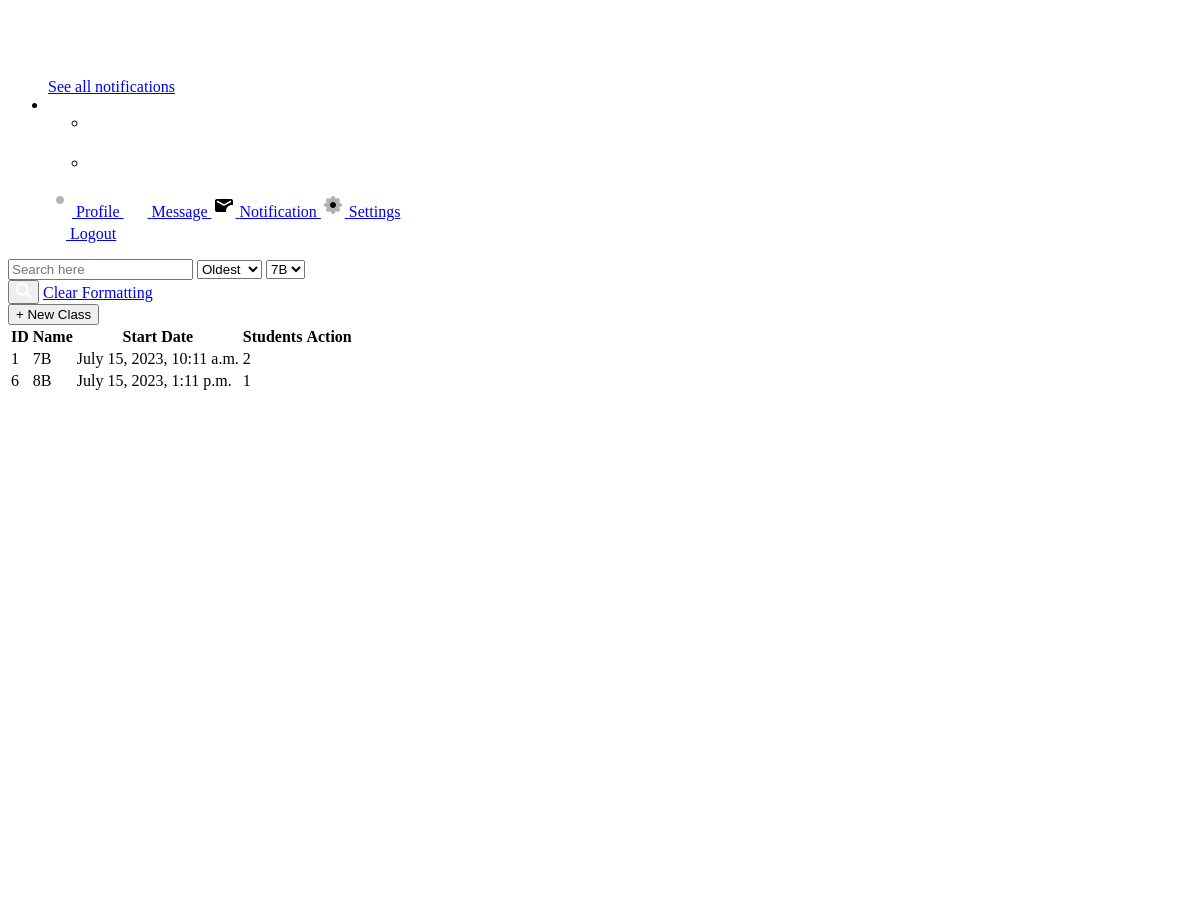
The app's page /classes/ (middle part), older data.
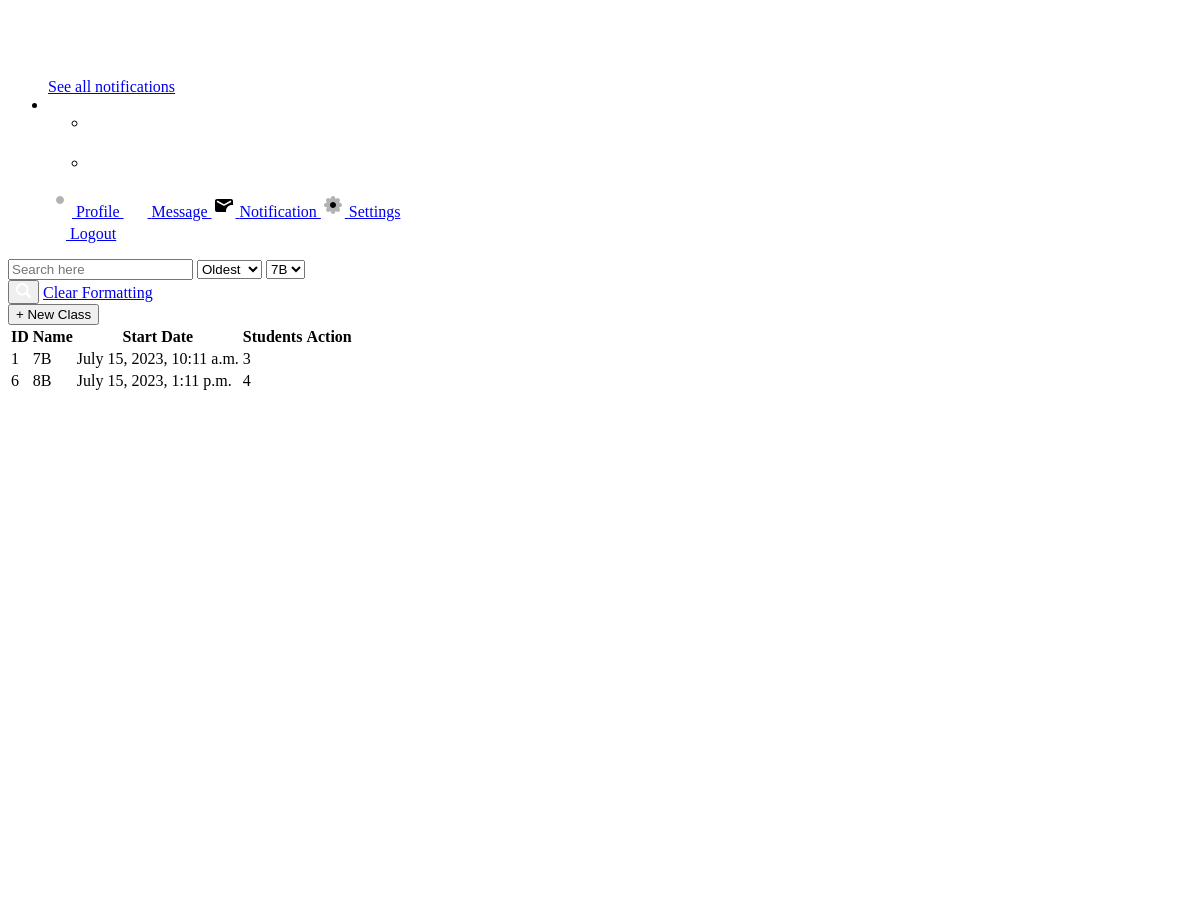
The same page, newer data.
### core/models.py (models this page shows, shortened)
class ClassName(models.Model):
    name=models.CharField(max_length=10)
    maximum_student=models.IntegerField(blank=True,null=True)
    created_at = models.DateTimeField(auto_now_add=True)
    students = models.ManyToManyField("staff.Student",related_name='student_of_class')
    lessons=models.ManyToManyField("staff.Lesson",related_name='lesson_of_class')
    teachers=models.ManyToManyField("staff.Teacher",related_name='teacher_of_class')
    class Meta:
        verbose_name_plural = ('Class')

### core/views.py (the view)
# urls.py: path('classes/',views.class_list,name='classes'),
def class_list(request):
    context={
        'classes':ClassName.objects.all(),
    }
    return render(request,'class_list.html',context)

### core/templates/class_list.html (shortened to what this page needs)
{% extends 'base_core.html' %}
{% load static %}
{% block content %}
		{% include 'partials/navheader-preloader.html' %}
		{% include 'partials/header.html' %}
        <div class="content-body">
			<div class="container-fluid">
				<div class="row">
					<div class="col-xl-12">
						<div class="row">
							<div class="col-xl-12">
								<div class="page-title flex-wrap">
									<form  method="get">
										<div class="input-group  ">
											<input type="text" class="form-control" name="search_query" value="{{ search_query|default:'' }}" placeholder='Search here'>
											<select name="filter_option" class="btn" aria-label="Default">
												<option value="oldest" {% if filter_option == 'oldest' %}selected{% endif %}>Oldest</option>
											</select>
											<select name="filter_option_class" class="btn" aria-label="Default">
												{% for class in classes  %}
												<option value="{{class.name}}" {% if filter_option_class == 'student.grade' %}selected{% endif %}>{{class.name}}</option>
												{% endfor %}
											</select>
											<div class="input-group-append ">
												<button class="btn btn-light" type="submit">
												</button>
												<a href="{% url 'students' %}" class="btn btn-link">Clear Formatting</a>
											</div>
										</div>
									</form>
									<a href="{% url 'add_class' %}">
										<button type="button" class="btn btn-primary" data-bs-toggle="modal" data-bs-target="#exampleModal">
											+ New Class
										</button>
									</a>
								</div>
							</div>
							<div class="col-xl-12 wow fadeInUp" data-wow-delay="1.5s">
                                <div class="table-responsive">
                                    <table class="table table-bordered table-striped verticle-middle table-responsive-sm">
                                        <thead>
                                            <tr>
                                                <th >ID</th>
                                                <th >Name</th>
                                                <th >Start Date</th>
                                                <th >Students</th>
                                                <th >Action</th>
                                            </tr>
                                        </thead>
                                        <tbody>
                                            {% for class in classes  %}
                                            <tr>
                                                <td>{{class.id}}</td>
                                                <td> {{class.name}}</td>
                                                <td>{{class.created_at}}</td>
                                                <td>{{class.students.all.count}} </td>
                                                <td>
                                                </td>
                                            </tr>
                                            {% endfor %}
                                        </tbody>
                                    </table>
                                </div>
							</div>
						</div>
					</div>
				</div>
			</div>
		</div>
        {% endblock %}

### core/templates/base_core.html (shortened to what this page needs)
{% load static %}
<!DOCTYPE html>
<html lang="en">
<head>
	<link href="{% static 'vendor/wow-master/css/libs/animate.css' %}" rel="stylesheet">
	<link href="{% static 'vendor/bootstrap-select/dist/css/bootstrap-select.min.css' %}" rel="stylesheet">
	<link rel="stylesheet" href="{% static 'vendor/bootstrap-select-country/css/bootstrap-select-country.min.css' %}">
	<link rel="stylesheet" href="{% static 'vendor/jquery-nice-select/css/nice-select.css' %}">
	<link href="{% static 'vendor/datepicker/css/bootstrap-datepicker.min.css' %}" rel="stylesheet">
	 <link href="{% static 'vendor/datatables/css/jquery.dataTables.min.css' %}" rel="stylesheet">
	<link rel="stylesheet" href="{% static 'vendor/swiper/css/swiper-bundle.min.css' %}">
    <link href="{% static 'css/style.css' %}" rel="stylesheet">
</head>
<body>
{% block content %}
{% endblock %}
</body>
</html>

### core/templates/partials/navheader-preloader.html (shortened to what this page needs)
   {% block content %}
      <div id="main-wrapper">
          {% endblock %}

### core/templates/partials/header.html (shortened to what this page needs)
{% load static %}
{% block content %}
		<div class="header">
            <div class="header-content">
                <nav class="navbar navbar-expand">
                    <div class="collapse navbar-collapse justify-content-between">
                        <ul class="navbar-nav header-right">
							<li class="nav-item bell-icon blink dropdown notification_dropdown">
                                <div class="dropdown-menu dropdown-menu-end of-visible">
                                    <div id="DZ_W_Notification1" class="widget-media dlab-scroll p-3" style="height:380px;">
									</div>
                                    <a class="all-notification" href="javascript:void(0);">See all notifications </a>
                                </div>
                            </li>
							<li class="nav-item">
								<div class="dropdown header-profile2">
									<a class="nav-link ms-0" href="javascript:void(0);" role="button" data-bs-toggle="dropdown" aria-expanded="false">
										<div class="header-info2 d-flex align-items-center">
										</div>
									</a>
									<div class="dropdown-menu dropdown-menu-end pb-0" style="">
										<div class="card mb-0">
											<div class="card-header p-3">
												<ul class="d-flex align-items-center">
													<li>
													</li>
													<li class="ms-2">
													</li>
												</ul>
											</div>
											<div class="card-body p-3">
												<a href="{% url 'show_profile' %}" class="dropdown-item ai-icon ">
													<span class="ms-2">Profile </span>
												<a href="chat.html" class="dropdown-item ai-icon ">
													<span class="ms-2">Message </span>
												</a>
												<a href="email-inbox.html" class="dropdown-item ai-icon ">
													<span class="ms-2">Notification </span>
												</a>
												<a href="javascript:void(0);" class="dropdown-item ai-icon ">
													<span class="ms-2">Settings </span>
												</a>
											</div>
											<div class="card-footer text-center p-3">
												<a href="{% url 'logout' %}" class="dropdown-item ai-icon btn btn-primary light">
													<span class="ms-2 text-primary">Logout </span>
												</a>
											</div>
										</div>
									</div>
								</div>
							</li>
                        </ul>
                    </div>
				</nav>
			</div>
		</div>
{% endblock %}

### core/templates/partials/sidebar.html (shortened to what this page needs)
{% load static %}

Row changes from the older to the newer data that the page shows:
changed ClassName "July 15, 2023, 10:11 a.m.": students.all.count "2" → "3"
computed for ClassName "July 15, 2023, 1:11 p.m.": students.all.count "1" → "4"
